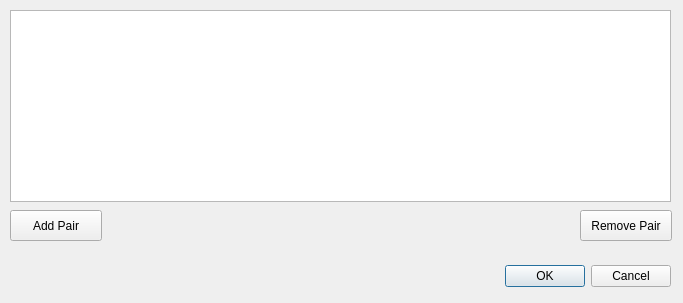
<?xml version="1.0" encoding="UTF-8"?>
<ui version="4.0">
 <class>DialogT6SS</class>
 <widget class="QDialog" name="DialogT6SS">
  <property name="geometry">
   <rect>
    <x>0</x>
    <y>0</y>
    <width>683</width>
    <height>303</height>
   </rect>
  </property>
  <property name="windowTitle">
   <string>Type VI Secretion Pairings</string>
  </property>
  <widget class="QDialogButtonBox" name="buttonBox">
   <property name="geometry">
    <rect>
     <x>330</x>
     <y>260</y>
     <width>341</width>
     <height>32</height>
    </rect>
   </property>
   <property name="orientation">
    <enum>Qt::Horizontal</enum>
   </property>
   <property name="standardButtons">
    <set>QDialogButtonBox::Cancel|QDialogButtonBox::Ok</set>
   </property>
  </widget>
  <widget class="QTableWidget" name="pairsTable">
   <property name="geometry">
    <rect>
     <x>10</x>
     <y>10</y>
     <width>661</width>
     <height>192</height>
    </rect>
   </property>
  </widget>
  <widget class="QPushButton" name="addButton">
   <property name="geometry">
    <rect>
     <x>10</x>
     <y>210</y>
     <width>92</width>
     <height>31</height>
    </rect>
   </property>
   <property name="text">
    <string>Add Pair</string>
   </property>
  </widget>
  <widget class="QPushButton" name="removeButton">
   <property name="geometry">
    <rect>
     <x>580</x>
     <y>210</y>
     <width>92</width>
     <height>31</height>
    </rect>
   </property>
   <property name="text">
    <string>Remove Pair</string>
   </property>
  </widget>
 </widget>
 <resources/>
 <connections>
  <connection>
   <sender>buttonBox</sender>
   <signal>accepted()</signal>
   <receiver>DialogT6SS</receiver>
   <slot>accept()</slot>
   <hints>
    <hint type="sourcelabel">
     <x>248</x>
     <y>254</y>
    </hint>
    <hint type="destinationlabel">
     <x>157</x>
     <y>274</y>
    </hint>
   </hints>
  </connection>
  <connection>
   <sender>buttonBox</sender>
   <signal>rejected()</signal>
   <receiver>DialogT6SS</receiver>
   <slot>reject()</slot>
   <hints>
    <hint type="sourcelabel">
     <x>316</x>
     <y>260</y>
    </hint>
    <hint type="destinationlabel">
     <x>286</x>
     <y>274</y>
    </hint>
   </hints>
  </connection>
 </connections>
</ui>
